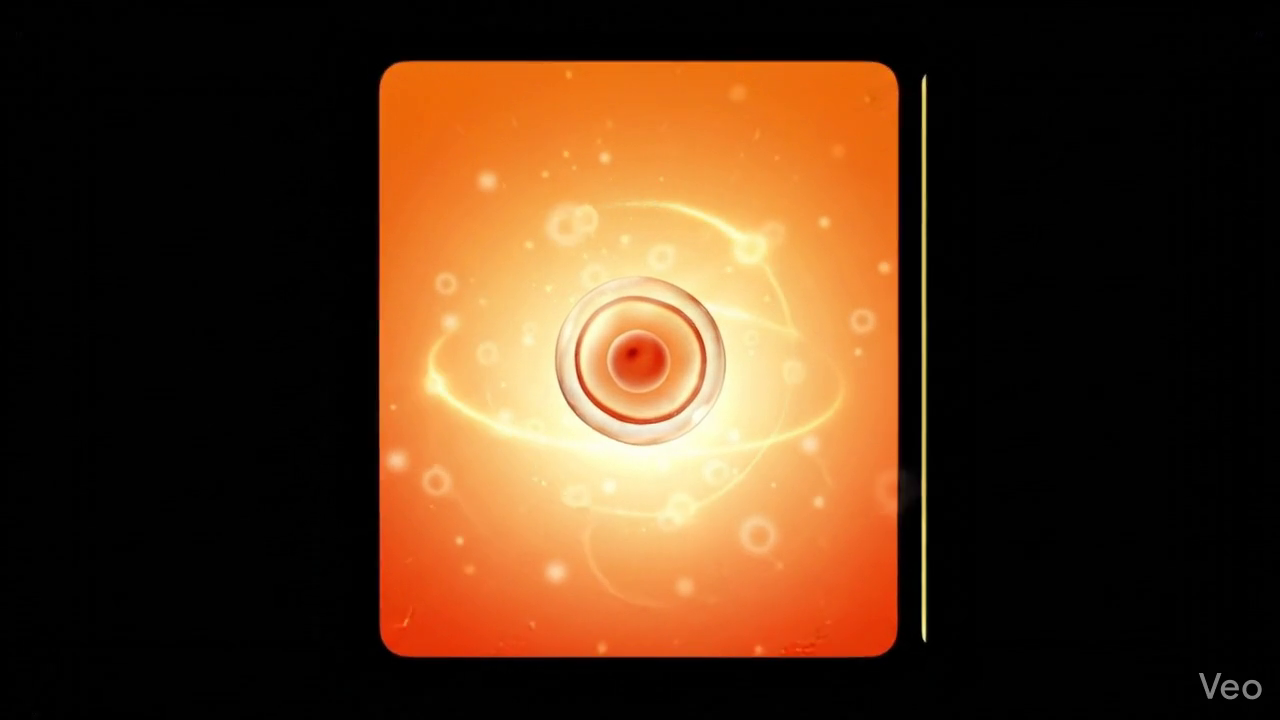
#> input picture frame 24 of baby-journey/week_0.mp4, 1280 x 720 px, given in place of tracker-baby.mp4, which was not available
$ python extract_baby_frames.py
#> lines starting #> are read from the running program, lines starting #| are printed output that depends on the picture; pictures that were not available may be replaced by others from this repository, and a replacement may not be noted
import cv2
import os
import argparse

def extract_frames(video_path, output_dir, start_sec, end_sec, num_frames):
    """
    Extracts a specific number of frames from a video file between start_sec and end_sec.
    """
#> called with start_sec = 1, end_sec = 31, num_frames = 40
    if not os.path.exists(output_dir):
        os.makedirs(output_dir)
        print(f"Created output directory: {output_dir}")

    # Open the video file
    cap = cv2.VideoCapture(video_path)
    if not cap.isOpened():
        print(f"Error: Could not open video file at {video_path}")
        return

    # Get video properties
    fps = cap.get(cv2.CAP_PROP_FPS)
    total_frames = int(cap.get(cv2.CAP_PROP_FRAME_COUNT))
    video_duration = total_frames / fps

    print(f"Video FPS: {fps}")
    print(f"Total Frames: {total_frames}")
    print(f"Video Duration: {video_duration:.2f}s")

    # Validate range
    if start_sec < 0: start_sec = 0
    if end_sec > video_duration: end_sec = video_duration

    duration = end_sec - start_sec
    if duration <= 0:
        print("Error: Invalid time range.")
        cap.release()
        return

    # Calculate timestamps (evenly spaced)
    # We use num_frames-1 to include both start and end points
    interval = duration / (num_frames - 1) if num_frames > 1 else 0

    print(f"Extracting {num_frames} frames from {start_sec}s to {end_sec}s...")

    for i in range(num_frames):
        timestamp = start_sec + (i * interval)
        frame_idx = int(timestamp * fps)

        # Ensure we don't exceed total frames
        if frame_idx >= total_frames:
            frame_idx = total_frames - 1

        # Set video position
        cap.set(cv2.CAP_PROP_POS_FRAMES, frame_idx)
        ret, frame = cap.read()

        if ret:
            # Format filename with leading zeros for sorting
            output_file = os.path.join(output_dir, f"baby_week_{i+1:02d}.jpg")
            cv2.imwrite(output_file, frame)
            print(f"[{i+1}/{num_frames}] Saved: {os.path.basename(output_file)} at {timestamp:.2f}s")
        else:
            print(f"[{i+1}/{num_frames}] Failed to read frame at {timestamp:.2f}s (Index: {frame_idx})")
#> this loop made 31 passes
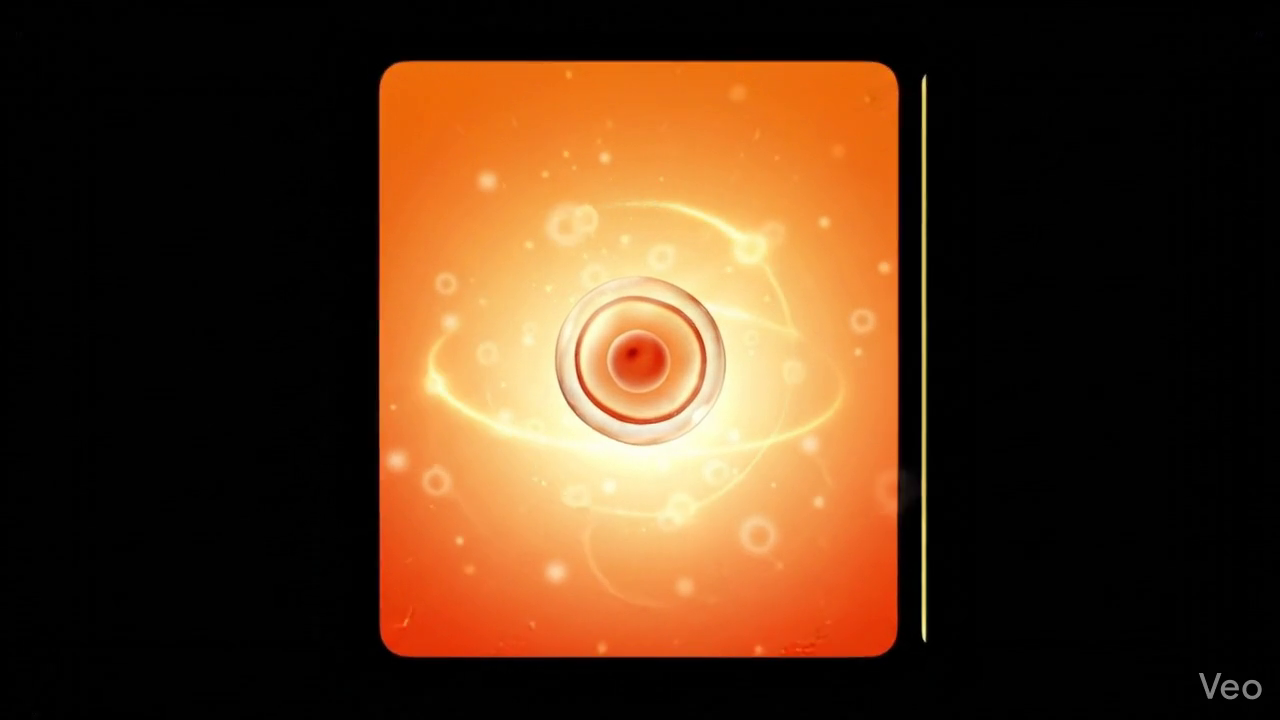
#> input picture frame 24 of baby-journey/week_0.mp4, 1280 x 720 px, given in place of tracker-baby.mp4, which was not available
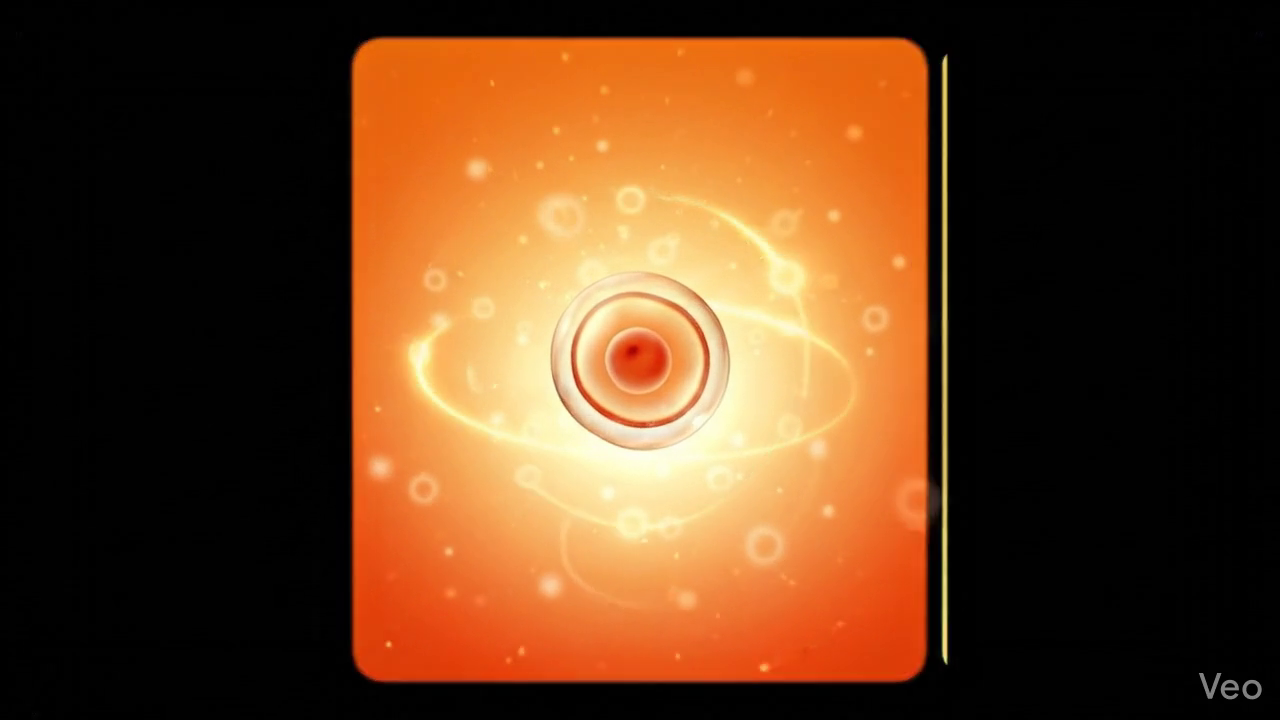
#> input picture frame 28 of baby-journey/week_0.mp4, 1280 x 720 px, given in place of tracker-baby.mp4, which was not available
#> pass 3, in extract_frames, `ret, frame = cap.read()`:
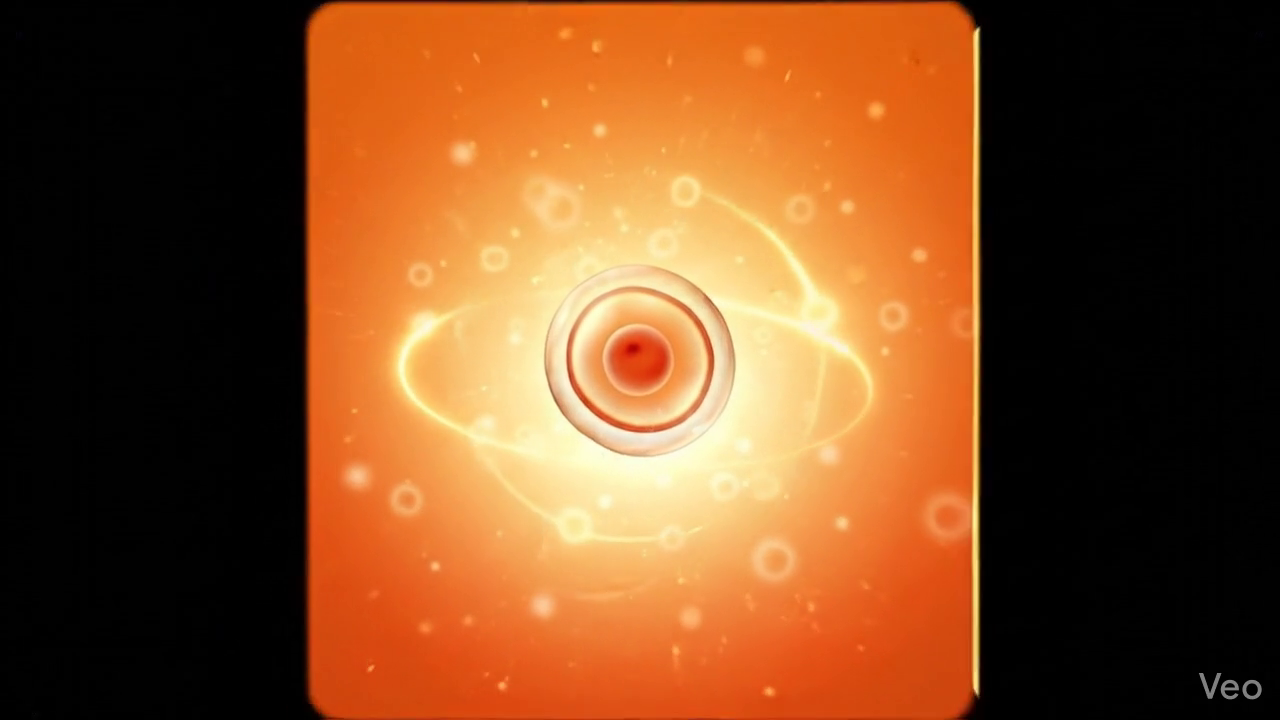
#> frame: shape (720, 1280, 3); mean B, G, R 36.4, 74.5, 124.5

    cap.release()
    print("\nExtraction complete!")

if __name__ == "__main__":
    # Hardcoded defaults as requested
    VIDEO_PATH = r"D:\Vin\projects\A20-App-005\reference\tracker-baby.mp4"
    OUTPUT_DIR = r"D:\Vin\projects\A20-App-005\reference\baby-frames"
    START_TIME = 1.0
    END_TIME = 31.0
    COUNT = 40

    # Allow command line overrides if needed, but default to user's request
    parser = argparse.ArgumentParser(description="Extract frames from baby tracker video.")
    parser.add_argument("--input", default=VIDEO_PATH, help="Path to input video")
    parser.add_argument("--output", default=OUTPUT_DIR, help="Path to output directory")
    parser.add_argument("--start", type=float, default=START_TIME, help="Start time in seconds")
    parser.add_argument("--end", type=float, default=END_TIME, help="End time in seconds")
    parser.add_argument("--count", type=int, default=COUNT, help="Number of frames to extract")

    args = parser.parse_args()

    extract_frames(args.input, args.output, args.start, args.end, args.count)

$ run again, starting later in the video
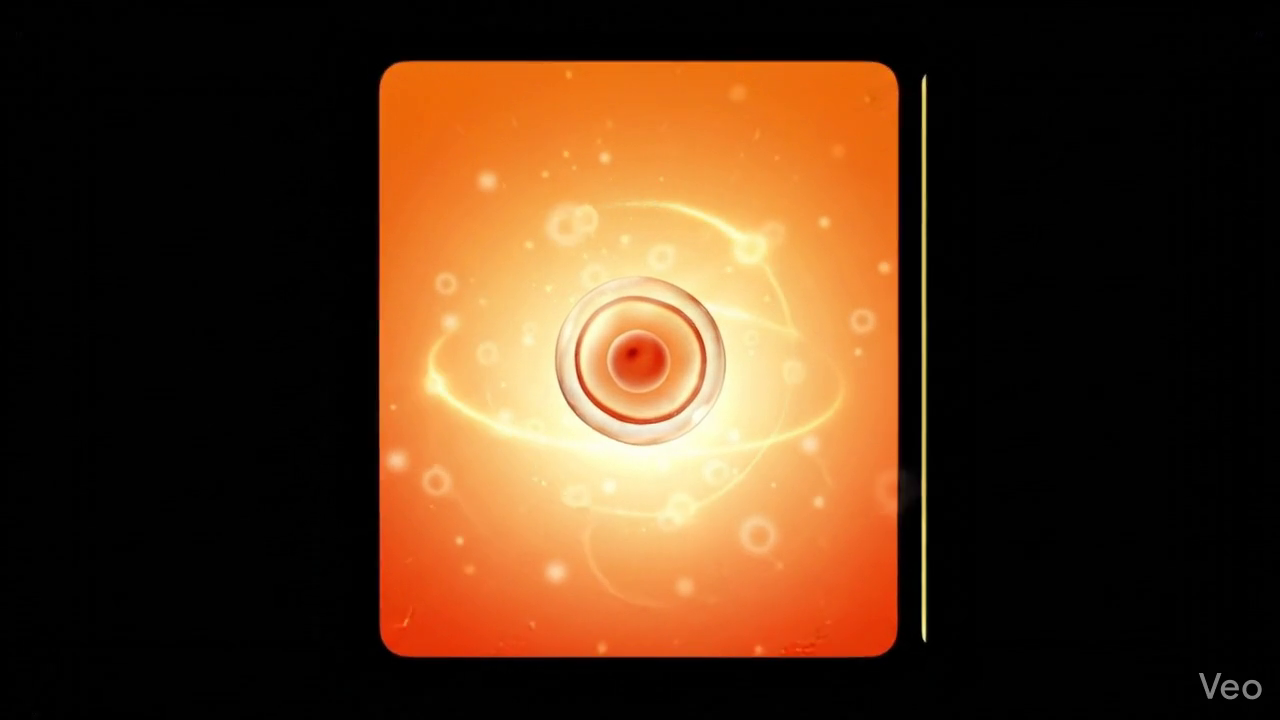
#> input picture frame 24 of baby-journey/week_0.mp4, 1280 x 720 px, given in place of tracker-baby.mp4, which was not available
#> the loop in extract_frames, `for i in range(num_frames):` made 31 passes
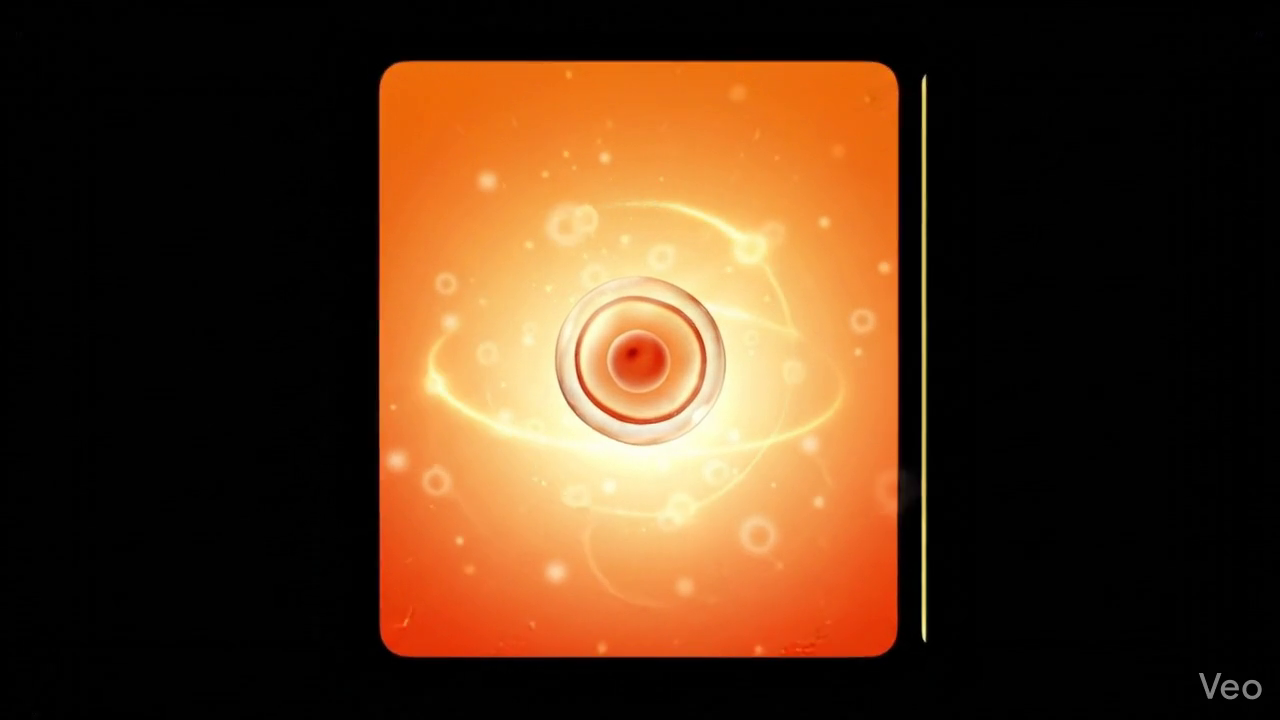
#> input picture frame 24 of baby-journey/week_0.mp4, 1280 x 720 px, given in place of tracker-baby.mp4, which was not available
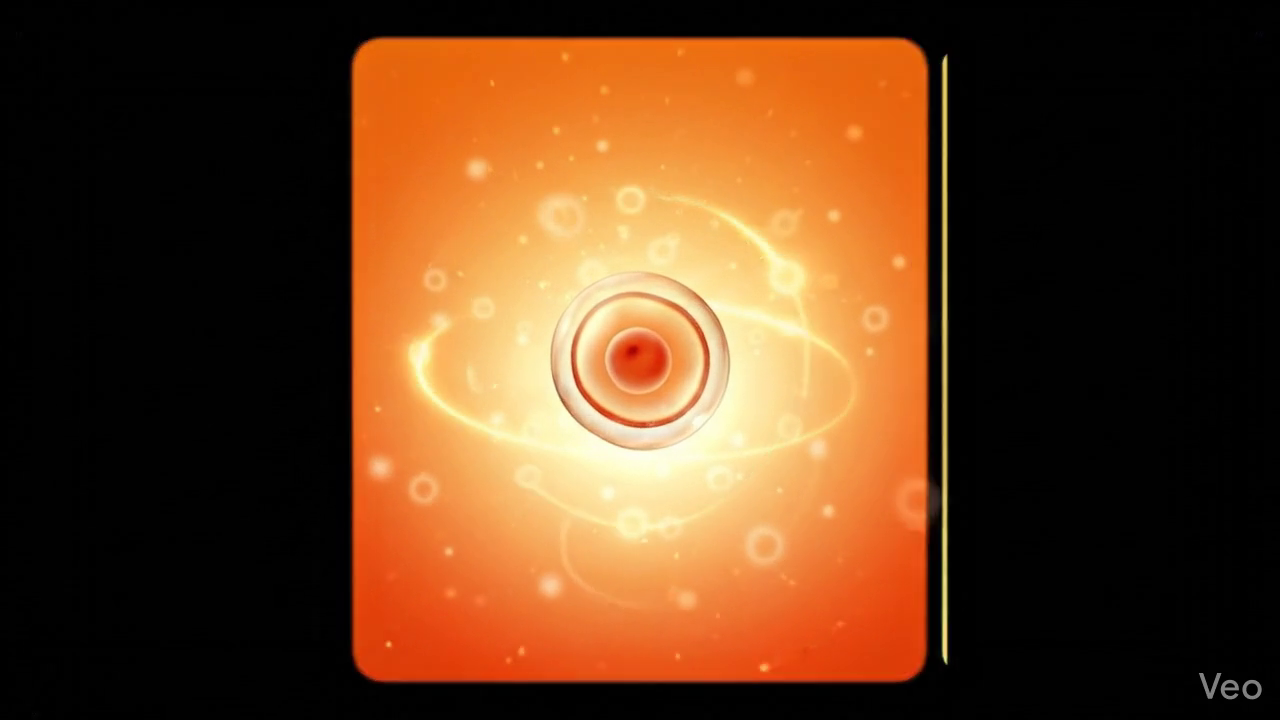
#> input picture frame 28 of baby-journey/week_0.mp4, 1280 x 720 px, given in place of tracker-baby.mp4, which was not available

$ run again, starting later in the video
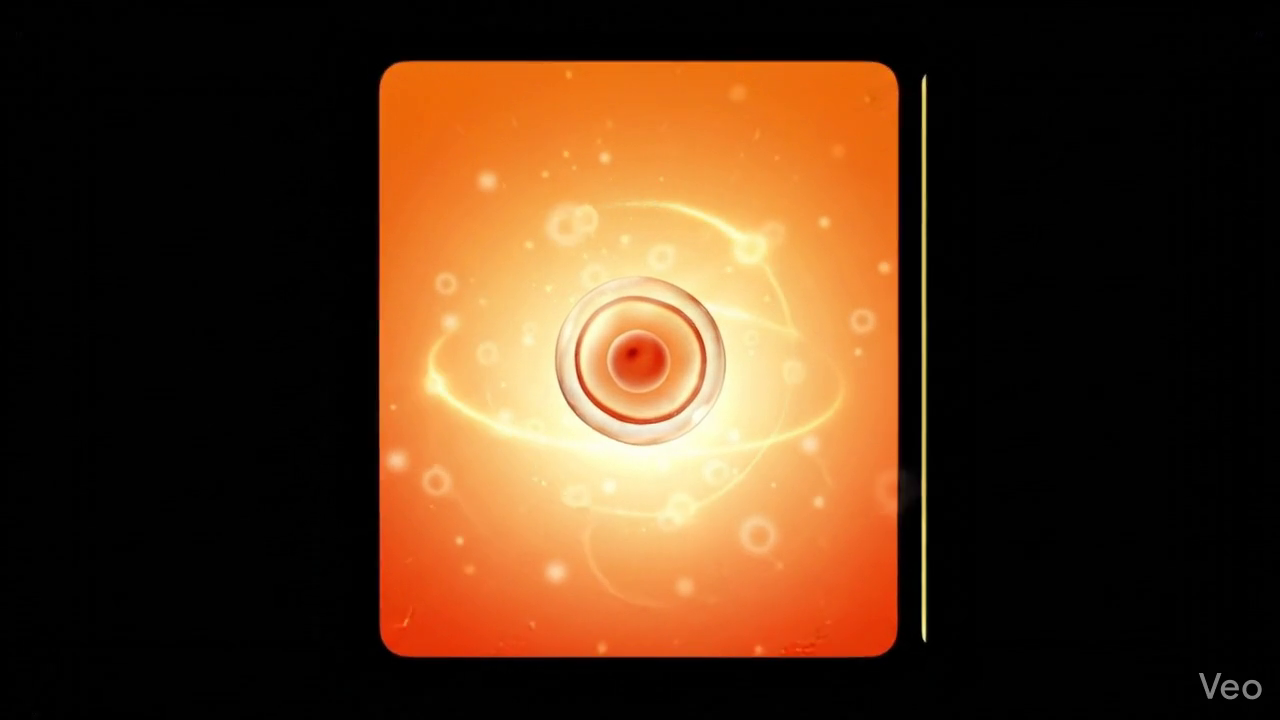
#> input picture frame 24 of baby-journey/week_0.mp4, 1280 x 720 px, given in place of tracker-baby.mp4, which was not available
#> the loop in extract_frames, `for i in range(num_frames):` made 31 passes
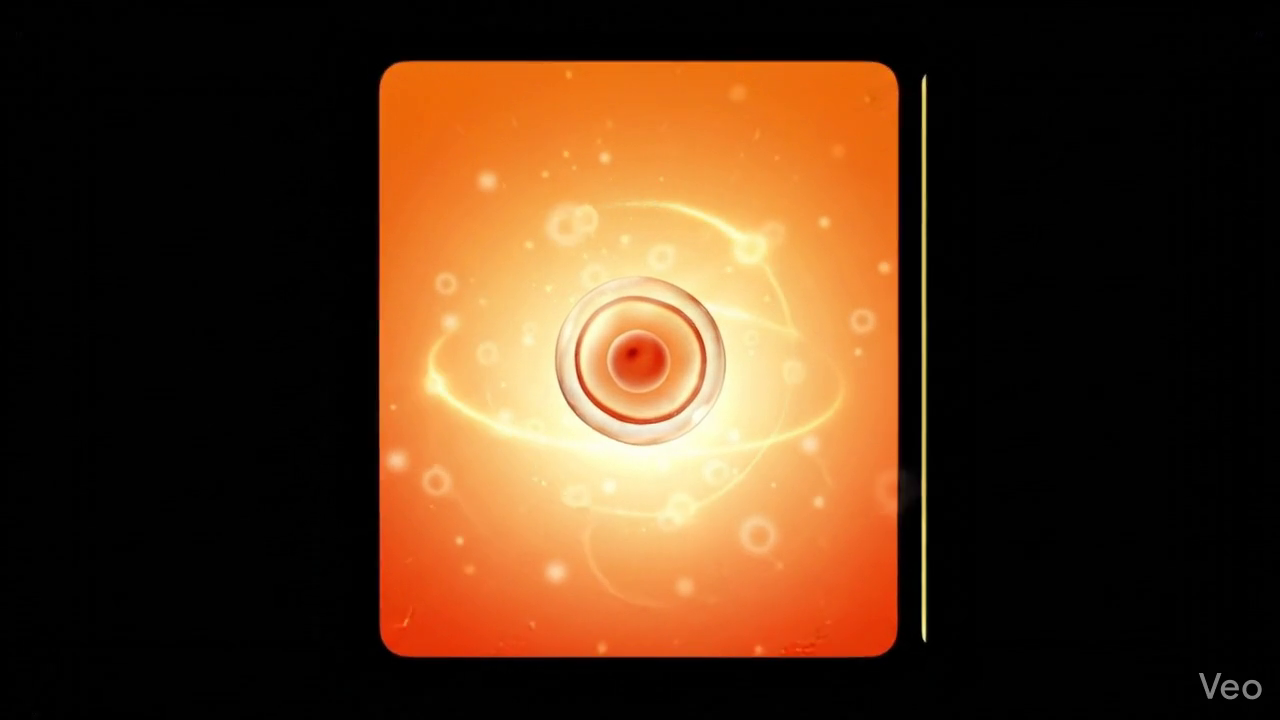
#> input picture frame 24 of baby-journey/week_0.mp4, 1280 x 720 px, given in place of tracker-baby.mp4, which was not available
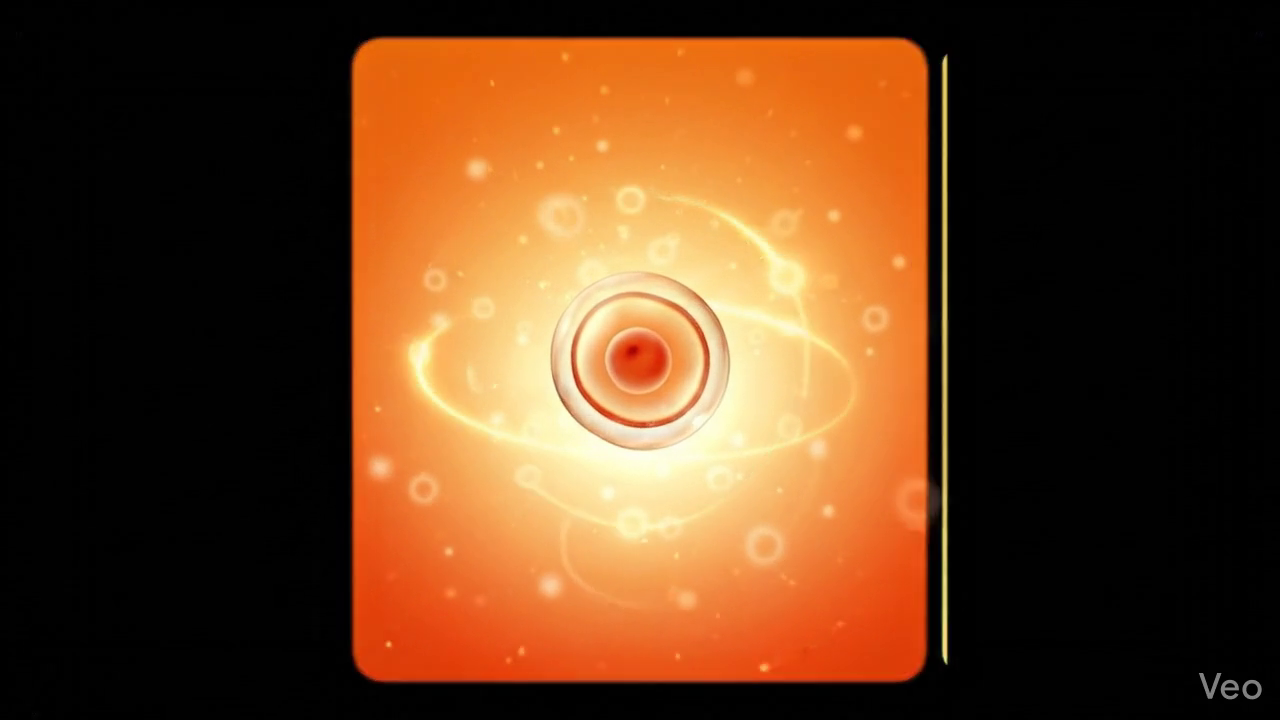
#> input picture frame 28 of baby-journey/week_0.mp4, 1280 x 720 px, given in place of tracker-baby.mp4, which was not available
